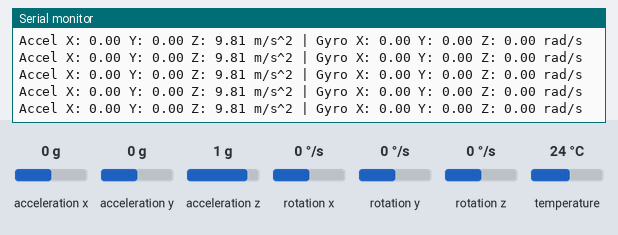
Bench run of a sketch on a simulated ESP32. On the bench: the last lines printed to the serial monitor. The test bench sets the inputs (shaded band); at power-on: acceleration x 0 g, acceleration y 0 g, acceleration z 1 g, rotation x 0 °/s, rotation y 0 °/s, rotation z 0 °/s, temperature 24 °C.

Above: at 1.3 s.
1.4 s: acceleration x set to -1.4 g
At 1.68 s:
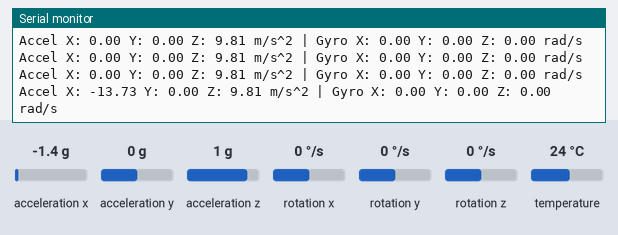
2.9 s: acceleration y set to -1.4 g
At 2.9 s:
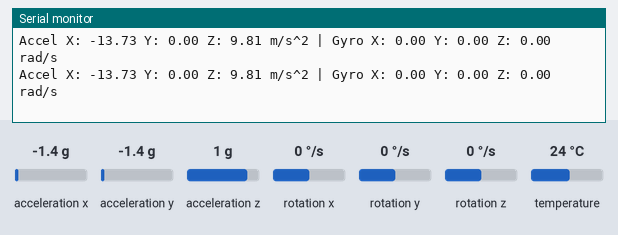
4.4 s: acceleration z set to -1.4 g
At 4.53 s:
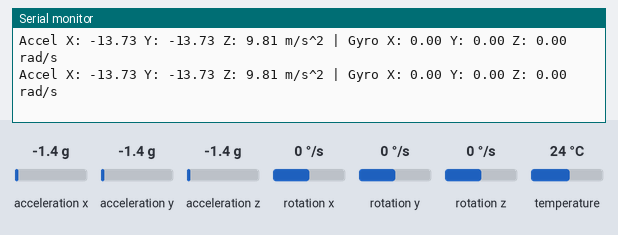
5.9 s: rotation x set to -192 °/s
At 5.95 s:
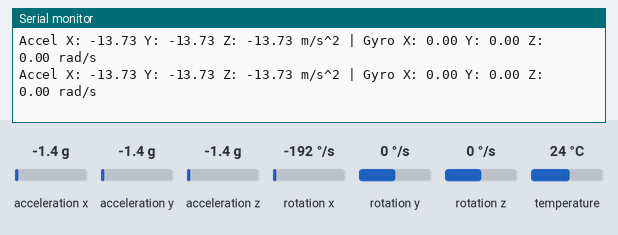
7.4 s: rotation y set to -192 °/s
At 7.58 s:
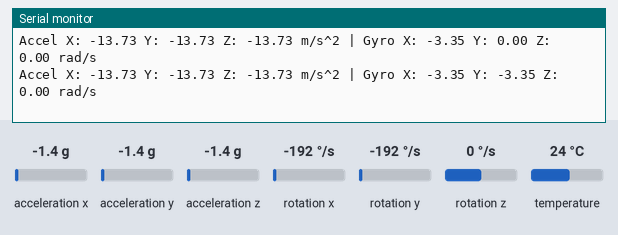

Measured:
- after the input at 1.4 s, the serial monitor: prints a new line after 0.12 s (image 1)
- after the input at 7.4 s, the serial monitor: prints a new line at once (image 5)

The sketch:

mpu6050_test.ino
```cpp
/*
 * STAGE 1: MPU6050 sanity test.
 * Prints raw accelerometer (m/s^2) and gyroscope (rad/s) values at ~5 Hz
 * to verify the wiring (I2C: SDA = D21, SCL = D22).
 */
#include <Adafruit_MPU6050.h>
#include <Adafruit_Sensor.h>
#include <Wire.h>

Adafruit_MPU6050 mpu;

void setup() {
  Serial.begin(115200);
  while (!Serial) delay(10);

  Serial.println("Initializing MPU6050...");

  // Initialize I2C on ESP32 default pins (SDA=21, SCL=22)
  if (!mpu.begin()) {
    Serial.println("Failed to find MPU6050 chip");
    while (1) {
      delay(10);
    }
  }
  Serial.println("MPU6050 Found!");

  // Optional: configure ranges (defaults are usually fine to start)
  mpu.setAccelerometerRange(MPU6050_RANGE_8_G);
  mpu.setGyroRange(MPU6050_RANGE_500_DEG);
  mpu.setFilterBandwidth(MPU6050_BAND_21_HZ);

  delay(100);
}

void loop() {
  sensors_event_t a, g, temp;
  mpu.getEvent(&a, &g, &temp);

  // Print accelerometer values (m/s^2)
  Serial.print("Accel X: ");
  Serial.print(a.acceleration.x);
  Serial.print(" Y: ");
  Serial.print(a.acceleration.y);
  Serial.print(" Z: ");
  Serial.print(a.acceleration.z);
  Serial.print(" m/s^2");

  Serial.print(" | Gyro X: ");
  Serial.print(g.gyro.x);
  Serial.print(" Y: ");
  Serial.print(g.gyro.y);
  Serial.print(" Z: ");
  Serial.print(g.gyro.z);
  Serial.println(" rad/s");

  delay(200); // adjust sampling rate as needed (5 Hz here)
}
```
